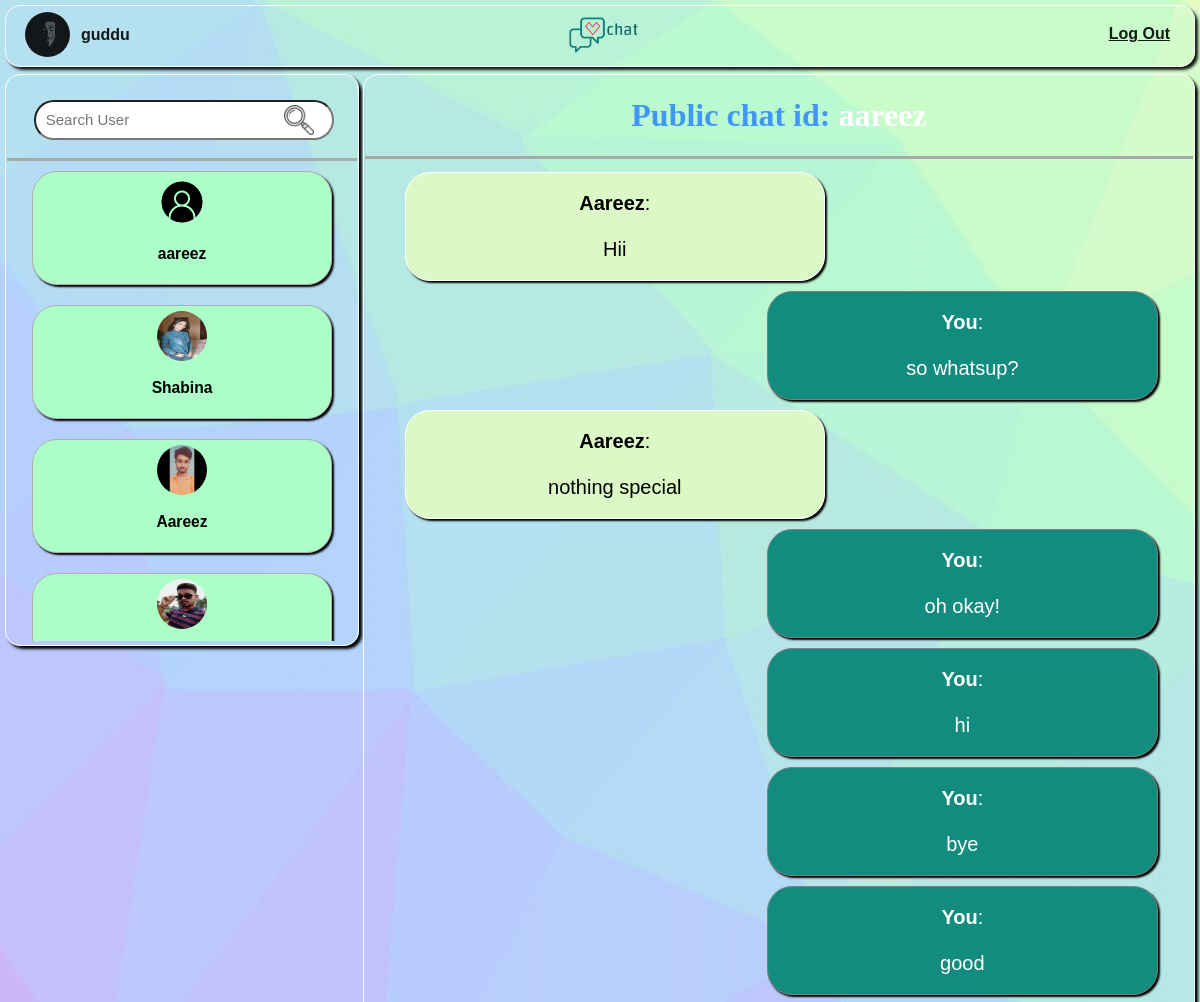
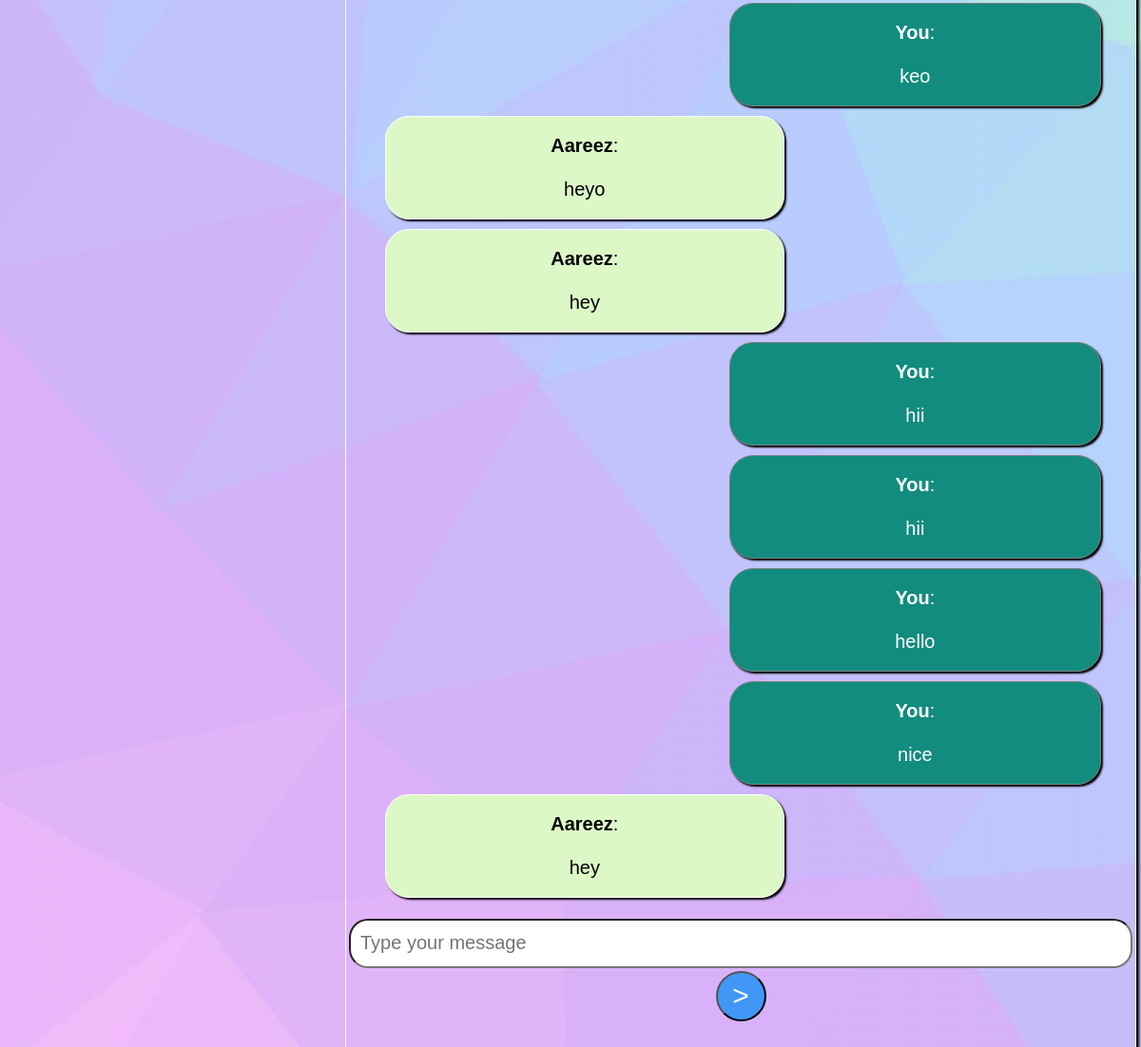
The app's page /app/aareez/ (signed in) with its own data (2 pictures, top to bottom).
### app/models.py (models this page shows, shortened)
class UserProfileInfo(models.Model):
    user=models.OneToOneField(User,on_delete=models.CASCADE)
    portfolio_site=models.URLField(blank=True)
    profile_pic=models.ImageField(upload_to='profile_pics',blank=True)

class Message(models.Model):
    username = models.CharField(max_length=255)
    room = models.CharField(max_length=255)
    content = models.TextField()
    date_added = models.DateTimeField(auto_now_add=True)
    class Meta:
        ordering = ('date_added',)

### app/views.py (the view)
# urls.py: path('app/<str:room_name>/',views.room,name="room"),
@login_required
def room(request,room_name):
    all_users = User.objects.exclude(id=request.user.id)
    username = request.user.username
    userID=request.user.id
    messages = Message.objects.filter(room=room_name)[::-1][0:15][::-1]
    l=room_name.split('and')
    contextd={'room_name':room_name,'allUsers':all_users,'username':username, 'messages': messages,'userID':userID}
    try:
        fir=int(l[0])
        contextd['fir']=fir
        las=int(l[-1])
        contextd['las']=las
    except:
        pass
    return render(request,'app/room.html',contextd)

### templates/app/room.html (shortened to what this page needs)
<!DOCTYPE html>
{% extends 'app/base2.html' %}
{% load static %}
{% block content2 %}
    <div id='chatuser'>
    {% if fir %}
    {% for singleUser in allUsers %}
    {% if singleUser.id == fir and request.user.id == las %}
    {% if singleUser.userprofileinfo.profile_pic.url %}
    <img id='usrlog' src="{{ singleUser.userprofileinfo.profile_pic.url}}" >
    {% else %}
    <img id='usrlog' src="{% static 'user.png' %}" >
    {% endif %}
    <h3 id="usrlogusrnme">{{singleUser.username}}</h3>
    <button id="vcbtn" onclick="startvc()"><img id="vcbtnimg" src='{% static "videocall.png" %}'/></button>
    <button id="joinvid" onclick="joinvc()" >Join</button>
    {{ singleUser.username|json_script:"json-musername" }}
    {% elif singleUser.id == las and request.user.id == fir %}
    {% if singleUser.userprofileinfo.profile_pic.url %}
    <img id='usrlog' src="{{ singleUser.userprofileinfo.profile_pic.url}}" >
    {% else %}
    <img id='usrlog' src="{% static 'user.png' %}" >
    {% endif %}
    <h3 id="usrlogusrnme">{{singleUser.username}}</h3>
    <button id="vcbtn" onclick="startvc()"><img id="vcbtnimg" src='{% static "videocall.png" %}'/></button>
    <button id="joinvid" onclick="joinvc()" >Join</button>
    {{ singleUser.username|json_script:"json-musername" }}
    {% endif %}
    {%endfor%}
    {% else %}
        <h1 style="color:rgb(64, 151, 245);">Public chat id:<span style="color:white;"> {{room_name}}</span> </h1>
    {% endif %}
   </div>
    {% block vc %}
    <ul id="chat-log">
       {% for m in messages %}
        {% if m.username == request.user.username %}
        <li class="sentt">
        <b>You</b>:
            <br><br>
        {{ m.content }}
        <br>
        </li>
        {% else %}
        <li class="repliess">
        <b>{{ m.username }}</b>:
            <br><br>
        {{ m.content }}
        <br>
        </li>
        {% endif %}
        {% endfor %}
    </ul>
    <div id='inputstuff'>
    <input id="chat-message-input" type="text" size="100" style="outline:none;" placeholder="Type your message">
    <button id="chat-message-submit" type="button">></button>
    </div>
    {% endblock %}
    {% endblock %}

### templates/app/base2.html (shortened to what this page needs)
<!DOCTYPE html>
{% load static %}
<html>
<head>
<link rel="stylesheet" href="{% static 'style2.css' %}">
</head>
<body>
<nav>
<table>
<tr>
    <td><a href="{% url 'another' %}"><img id="logo" src="{% static 'Vchatlogo.png' %}" alt="logo" /></a></td>
    <td id="prop">
        {% if request.user.userprofileinfo.profile_pic.url %}
        <a href="{% url 'account' %}"><img id="pp" src="{{request.user.userprofileinfo.profile_pic.url}}"></a>
        {% else %}
        <a href="{% url 'account' %}"><img id="pp" src="{% static 'user.png' %}"></a>
        {% endif %}
    </td>
    <td id="usr"><span id="getusr" style="font-weight:bold;">{{ user.username }}</span></td>
<td style="position:fixed; right:15px;"><a id="lo" href="{% url 'logout' %}">Log Out</a></td>
</tr>
</table>
</nav>
<table>
<tr>
    <td id='o' style="overflow:hidden; height:568px;">
        <div id="likenav">
        <br>
        <input type="search" placeholder="Search User" id="srchbar" />
        <button  type="button" style="background:transparent; border:none;"><img id="srchbtn" src="{% static 'searchlogo.png' %}"/></button>
        <br>
        <br>
        </div>
        <div style="height:480px; overflow:auto; width:100%; ">
        {% for singleUser in allUsers%}
            <button id="usrblock" onclick="private({{singleUser.id}})"><div  >
                <div id="user{{singleUser.id}}" >
                {% if singleUser.userprofileinfo.profile_pic.url %}
                <span id="usrlog{{singleUser.id}}"><img id='usrlog' src="{{ singleUser.userprofileinfo.profile_pic.url}}" ></span><h3 id="usrnme{{singleUser.id}}">{{singleUser.username}}</h3>
                {% else %}
                <span id="usrlog{{singleUser.id}}"><img id='usrlog' src="{% static 'user.png' %}" ></span><h3 id="usrnme{{singleUser.id}}">{{singleUser.username}}</h3>
                {% endif %}
                </div>
                </div></button>
        {% endfor %}
        </div>
    </td>
    <td id='t'>
        {% block content2 %}{% endblock %}
    </td>
</tr>
</table>
</body>
</html>

### static/style2.css (style rules this page uses)
body { background-color: white; background-image:url('wallpaper.jpg'); text-align: center; color: black; font-family: Helvetica, sans-serif; }
nav { position:fixed; top:5px; right:5px; left:5px; height:60px; opacity:0.9; border:1px solid white; box-shadow:3px 3px 3px black; border-radius:15px; }
#lo { position:fixed; top:25px; right:30px; color:black; font-weight:bold; }
#o { position:fixed; top:69px; left:0px; width:350px; bottom:5px; border:1px solid white; box-shadow:3px 3px 3px black; border-radius:15px; margin:5px; background:transparent; }
#t { position:fixed; top:69px; right:0px; left:358px; bottom:5px; border:1px solid white; box-shadow:3px 3px 3px black; border-radius:15px; margin:5px; overflow:auto; }
#logo { position:fixed; top:-25px; left:45%; height:120px; }
#usr { position:fixed; top:25px; left:80px; }
#pp { position:fixed; top:12px; left:25px; height:45px; width:45px; border-radius:50px; }
#chat-log { font-size:20px; resize:none; height:69%; width:97%; background:transparent; border-radius:15px; padding:10px; overflow:auto; margin-top:5px; margin-bottom:2px; }
#chat-message-submit { display:inline-block; background-color:rgb(64, 151, 245); color:white; font-size:30px; height:53px; width:53px; border-radius:50px; position:relative; top:3px; }
#chat-message-input { display:inline-block; border-radius:20px; font-size:20px; width:800px; height:28px; padding:10px; }
#usrblock { min-width:300px; min-height:64px; border:1px solid rgb(174, 175, 176); border-radius:25px; padding:5px; margin:10px; box-shadow:2px 2px 2px black; background-color:rgb(171, 255, 199); cursor:pointer; }
h1 { font-family: 'Monoton', cursive; }
#srchbar { outline:none; height:40px; width:300px; border-radius:25px; font-size:15px; padding:10px; position:relative; left:25px; }
#srchbtn { height:30px; width:30px; background:transparent; position:relative; top:10px; left:-35px; opacity:0.7; cursor:pointer; }
#t #chat-log li.sentt { background-color:rgb(18, 140, 126); color:white; border:1px solid grey; border-radius:25px; font-size:20px; min-height:35px; padding-top:19px; padding-bottom:19px; padding-right:8px; padding-left:8px; box-shadow:2px 2px 2px black; display:block; word-wrap:break-word; margin:10px; margin-left:50%; position:relative; right:10px; }
#t #chat-log li.repliess { background-color:rgb(220, 248, 198); border:1px solid white; border-radius:25px; color:black; padding-top:19px; padding-bottom:19px; padding-right:8px; padding-left:8px; font-size:20px; min-height:35px; max-width:50%; box-shadow:2px 2px 2px black; display:block; word-wrap:break-word; margin:10px; position:relative; left:20px; }
#likenav { background:transparent; border-bottom:3px solid rgb(164, 171, 169); }
#usrlog { height:50px; width:50px; border-radius:100px; }
#chatuser { border-bottom:3px solid rgb(164, 171, 169); }

### records on screen
Message: username "Aareez", content "Hii"
Message: content "so whatsup?"
Message: username "Aareez", content "nothing special"
Message: content "oh okay!"
Message: content "hi"
Message: content "bye"
Message: content "good"
Message: content "keo"
Message: username "Aareez", content "heyo"
Message: username "Aareez", content "hey"
Message: content "hii"
Message: content "hii"
Message: content "hello"
Message: content "nice"
Message: username "Aareez", content "hey"

### other values on screen
{{ user.username }} "guddu"
{{ singleUser.username }} "aareez"
{{ singleUser.username }} "Shabina"
{{ singleUser.username }} "Aareez"
{{ room_name }} "aareez"
